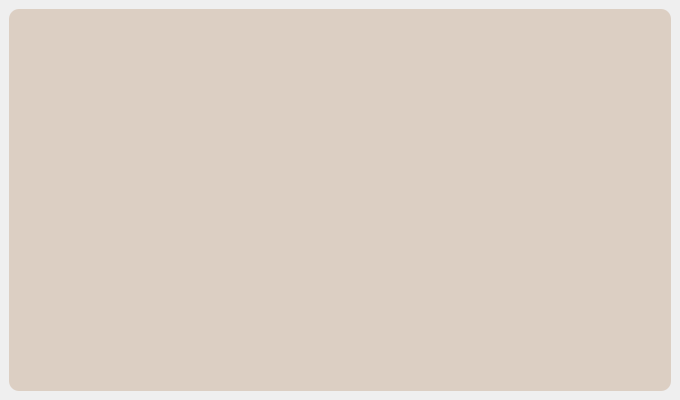
<?xml version="1.0" encoding="UTF-8"?>
<ui version="4.0">
 <class>MainWindow</class>
 <widget class="QMainWindow" name="MainWindow">
  <property name="geometry">
   <rect>
    <x>0</x>
    <y>0</y>
    <width>680</width>
    <height>400</height>
   </rect>
  </property>
  <property name="windowTitle">
   <string>MainWindow</string>
  </property>
  <widget class="QWidget" name="centralwidget">
   <layout class="QHBoxLayout" name="horizontalLayout">
    <item>
     <widget class="QFrame" name="frame">
      <property name="styleSheet">
       <string notr="true">QFrame{
background-color: rgb(220, 207, 195);
color: rgb(216, 219, 255);
border-radius:10px;
}</string>
      </property>
      <property name="frameShape">
       <enum>QFrame::StyledPanel</enum>
      </property>
      <property name="frameShadow">
       <enum>QFrame::Raised</enum>
      </property>
      <layout class="QHBoxLayout" name="horizontalLayout_2">
       <item>
        <layout class="QVBoxLayout" name="vert"/>
       </item>
      </layout>
     </widget>
    </item>
   </layout>
  </widget>
 </widget>
 <resources/>
 <connections/>
</ui>
